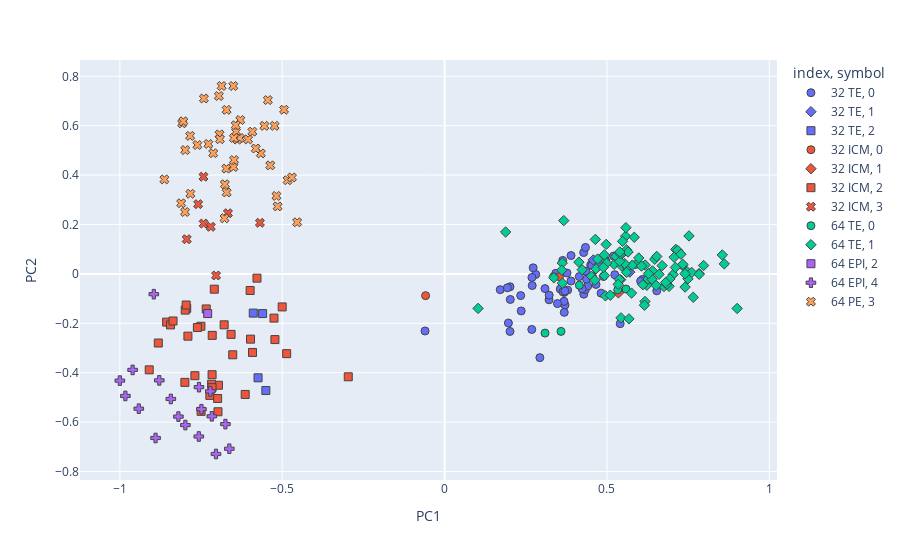

The notebook cell saved with this chart:
### Code cell
fig = px.scatter(scores, x='PC1',y='PC2',color=labels,symbol=clusterlabels)
fig.update_traces(mode='markers',marker_line_width=1, marker_size=8)
fig.show()

### Figure 1 — Plotly figure (JSON) as saved in the notebook; plotly's stock layout.template omitted (floating-point values rounded to 4 significant figures)
{"data": [{"hovertemplate": "index=32 TE<br>symbol=0<br>PC1=%{x}<br>PC2=%{y}<extra></extra>", "legendgroup": "32 TE, 0", "marker": {"color": "#636efa", "line": {"width": 1}, "size": 8, "symbol": "circle"}, "mode": "markers", "name": "32 TE, 0", "orientation": "v", "showlegend": true, "type": "scatter", "x": [0.489, 0.6102, 0.6533, 0.3789, 0.4287, 0.4819, 0.4282, 0.3892, 0.2014, 0.3217, 0.2359, -0.06014, 0.2023, 0.4501, 0.3707, 0.2807, 0.4338, 0.4332, 0.4547, 0.3424, 0.3638, 0.2698, 0.4663, 0.3221, 0.2727, 0.3563, 0.3682, 0.5407, 0.3768, 0.453, 0.3894, 0.2343, 0.2934, 0.4406, 0.4372, 0.4147, 0.2685, 0.3644, 0.2014, 0.1965, 0.3676, 0.3705, 0.3685, 0.1713, 0.5241, 0.269, 0.4351, 0.3476, 0.6037, 0.3091, 0.1933, 0.4739, 0.5202, 0.4236], "xaxis": "x", "y": [-0.01013, -0.02203, -0.0683, -0.06538, -0.08197, -0.07779, 0.08661, -0.02867, -0.05203, -0.1046, -0.1499, -0.2311, -0.1035, 0.03641, -0.126, -0.001862, 0.1073, -0.06384, -0.01032, 0.002494, 0.05466, -0.04705, -0.04257, -0.08607, 0.02461, -0.0613, -0.07493, -0.2014, 0.003588, 0.03447, 0.07435, -0.08765, -0.3389, -0.04922, -0.02089, -0.0108, -0.2248, -0.07219, -0.2329, -0.1988, -0.111, -0.06924, -0.1556, -0.06371, -0.003062, -0.01425, 0.01143, -0.12, -0.02901, -0.05952, -0.05623, 0.03101, 0.07217, -0.0605], "yaxis": "y"}, {"hovertemplate": "index=32 TE<br>symbol=1<br>PC1=%{x}<br>PC2=%{y}<extra></extra>", "legendgroup": "32 TE, 1", "marker": {"color": "#636efa", "line": {"width": 1}, "size": 8, "symbol": "diamond"}, "mode": "markers", "name": "32 TE, 1", "orientation": "v", "showlegend": true, "type": "scatter", "x": [0.5702, 0.4581], "xaxis": "x", "y": [0.007297, 0.05666], "yaxis": "y"}, {"hovertemplate": "index=32 TE<br>symbol=2<br>PC1=%{x}<br>PC2=%{y}<extra></extra>", "legendgroup": "32 TE, 2", "marker": {"color": "#636efa", "line": {"width": 1}, "size": 8, "symbol": "square"}, "mode": "markers", "name": "32 TE, 2", "orientation": "v", "showlegend": true, "type": "scatter", "x": [-0.5504, -0.5891, -0.5604, -0.5744], "xaxis": "x", "y": [-0.4721, -0.1586, -0.1605, -0.4206], "yaxis": "y"}, {"hovertemplate": "index=32 ICM<br>symbol=0<br>PC1=%{x}<br>PC2=%{y}<extra></extra>", "legendgroup": "32 ICM, 0", "marker": {"color": "#EF553B", "line": {"width": 1}, "size": 8, "symbol": "circle"}, "mode": "markers", "name": "32 ICM, 0", "orientation": "v", "showlegend": true, "type": "scatter", "x": [0.4948, 0.3538, -0.05849], "xaxis": "x", "y": [0.05668, -0.01122, -0.08793], "yaxis": "y"}, {"hovertemplate": "index=32 ICM<br>symbol=1<br>PC1=%{x}<br>PC2=%{y}<extra></extra>", "legendgroup": "32 ICM, 1", "marker": {"color": "#EF553B", "line": {"width": 1}, "size": 8, "symbol": "diamond"}, "mode": "markers", "name": "32 ICM, 1", "orientation": "v", "showlegend": true, "type": "scatter", "x": [0.5352], "xaxis": "x", "y": [-0.07684], "yaxis": "y"}, {"hovertemplate": "index=32 ICM<br>symbol=2<br>PC1=%{x}<br>PC2=%{y}<extra></extra>", "legendgroup": "32 ICM, 2", "marker": {"color": "#EF553B", "line": {"width": 1}, "size": 8, "symbol": "square"}, "mode": "markers", "name": "32 ICM, 2", "orientation": "v", "showlegend": true, "type": "scatter", "x": [-0.856, -0.6978, -0.7941, -0.7997, -0.844, -0.6575, -0.614, -0.7092, -0.8362, -0.5915, -0.5224, -0.734, -0.6788, -0.5253, -0.7228, -0.7987, -0.5988, -0.716, -0.6964, -0.7504, -0.7612, -0.7174, -0.7498, -0.5976, -0.7904, -0.7155, -0.7958, -0.9096, -0.7161, -0.5001, -0.2966, -0.8816, -0.5777, -0.6989, -0.7689, -0.6524, -0.4863], "xaxis": "x", "y": [-0.1951, -0.5581, -0.1394, -0.4391, -0.2065, -0.2449, -0.488, -0.06186, -0.1905, -0.3179, -0.2659, -0.1418, -0.2061, -0.1789, -0.4918, -0.1465, -0.06712, -0.4081, -0.4508, -0.2119, -0.2171, -0.4467, -0.5563, -0.2641, -0.252, -0.2489, -0.1259, -0.3884, -0.4605, -0.1336, -0.4165, -0.2798, -0.0171, -0.5043, -0.4121, -0.3274, -0.3228], "yaxis": "y"}, {"hovertemplate": "index=32 ICM<br>symbol=3<br>PC1=%{x}<br>PC2=%{y}<extra></extra>", "legendgroup": "32 ICM, 3", "marker": {"color": "#EF553B", "line": {"width": 1}, "size": 8, "symbol": "x"}, "mode": "markers", "name": "32 ICM, 3", "orientation": "v", "showlegend": true, "type": "scatter", "x": [-0.7037, -0.7425, -0.5687, -0.742, -0.794, -0.7589, -0.72, -0.6672], "xaxis": "x", "y": [-0.006268, 0.3936, 0.2069, 0.2039, 0.1405, 0.2825, 0.1908, 0.2458], "yaxis": "y"}, {"hovertemplate": "index=64 TE<br>symbol=0<br>PC1=%{x}<br>PC2=%{y}<extra></extra>", "legendgroup": "64 TE, 0", "marker": {"color": "#00cc96", "line": {"width": 1}, "size": 8, "symbol": "circle"}, "mode": "markers", "name": "64 TE, 0", "orientation": "v", "showlegend": true, "type": "scatter", "x": [0.5331, 0.5587, 0.4149, 0.5884, 0.3354, 0.3585, 0.3093, 0.624], "xaxis": "x", "y": [-0.06444, -0.06122, -0.04569, 0.03811, -0.01137, -0.2328, -0.2396, -0.02592], "yaxis": "y"}, {"hovertemplate": "index=64 TE<br>symbol=1<br>PC1=%{x}<br>PC2=%{y}<extra></extra>", "legendgroup": "64 TE, 1", "marker": {"color": "#00cc96", "line": {"width": 1}, "size": 8, "symbol": "diamond"}, "mode": "markers", "name": "64 TE, 1", "orientation": "v", "showlegend": true, "type": "scatter", "x": [0.6698, 0.5454, 0.4931, 0.4976, 0.6755, 0.5221, 0.5461, 0.5455, 0.4954, 0.5574, 0.7038, 0.7834, 0.5625, 0.4642, 0.6911, 0.7657, 0.6471, 0.5432, 0.8612, 0.7472, 0.6846, 0.7119, 0.6171, 0.3365, 0.3623, 0.7608, 0.7175, 0.7975, 0.8552, 0.7526, 0.5604, 0.4236, 0.7326, 0.784, 0.6177, 0.7068, 0.5779, 0.6228, 0.9009, 0.7278, 0.6402, 0.6938, 0.6107, 0.6533, 0.7494, 0.542, 0.4712, 0.5103, 0.5756, 0.4522, 0.5383, 0.4923, 0.5542, 0.4624, 0.5346, 0.6605, 0.6262, 0.4136, 0.367, 0.3609, 0.5583, 0.7405, 0.6387, 0.584, 0.5481, 0.4988, 0.3628, 0.4664, 0.5275, 0.7403, 0.6277, 0.4888, 0.6805, 0.7108, 0.6514, 0.4922, 0.5393, 0.5413, 0.5677, 0.7335, 0.6063, 0.6154, 0.1879, 0.1031, 0.5649, 0.5602, 0.5979, 0.5395], "xaxis": "x", "y": [0.03351, 0.04358, 0.05625, 0.1195, -0.05102, 0.03875, 0.0812, 0.03229, -0.08886, 0.1526, -0.002245, 0.001343, 0.02633, 0.1397, -0.05022, -0.09458, 0.05939, -0.1779, 0.04075, 0.008348, -0.04148, 0.09926, -0.1115, -0.01525, 0.0441, 0.006003, 0.09531, 0.03405, 0.07685, 0.1538, 0.09731, 0.01703, 0.03405, -0.00159, 0.03585, 0.06762, 0.03566, -0.04579, -0.1399, 0.07982, 0.01233, -0.0201, -0.04393, 0.0706, -0.01989, -0.0233, 0.06021, -0.08625, -0.07757, -0.009278, -0.02263, -0.006459, 0.042, -0.02542, -0.04225, -0.001518, -0.02032, 0.04775, 0.2158, 0.01543, 0.1872, -0.05315, -0.02169, 0.1483, 0.1318, 0.04364, -0.0374, 0.02068, 0.07103, 0.0009884, 0.0009655, 0.0264, -0.03484, 0.0263, -0.0463, 0.07703, 0.0514, 0.08138, -0.182, 0.03897, 0.0319, -0.1266, 0.1697, -0.1396, 0.08897, 0.006501, 0.06446, 0.08905], "yaxis": "y"}, {"hovertemplate": "index=64 EPI<br>symbol=2<br>PC1=%{x}<br>PC2=%{y}<extra></extra>", "legendgroup": "64 EPI, 2", "marker": {"color": "#ab63fa", "line": {"width": 1}, "size": 8, "symbol": "square"}, "mode": "markers", "name": "64 EPI, 2", "orientation": "v", "showlegend": true, "type": "scatter", "x": [-0.7296], "xaxis": "x", "y": [-0.1605], "yaxis": "y"}, {"hovertemplate": "index=64 EPI<br>symbol=4<br>PC1=%{x}<br>PC2=%{y}<extra></extra>", "legendgroup": "64 EPI, 4", "marker": {"color": "#ab63fa", "line": {"width": 1}, "size": 8, "symbol": "cross"}, "mode": "markers", "name": "64 EPI, 4", "orientation": "v", "showlegend": true, "type": "scatter", "x": [-0.6749, -0.6629, -0.7563, -0.8197, -0.7487, -1.0, -0.8786, -0.9829, -0.9606, -0.7168, -0.7983, -0.757, -0.89, -0.9417, -0.704, -0.7215, -0.843, -0.8954], "xaxis": "x", "y": [-0.608, -0.7078, -0.4585, -0.5776, -0.5478, -0.4319, -0.431, -0.494, -0.3887, -0.5766, -0.6119, -0.6582, -0.6643, -0.5456, -0.7291, -0.4755, -0.5063, -0.08206], "yaxis": "y"}, {"hovertemplate": "index=64 PE<br>symbol=3<br>PC1=%{x}<br>PC2=%{y}<extra></extra>", "legendgroup": "64 PE, 3", "marker": {"color": "#FFA15A", "line": {"width": 1}, "size": 8, "symbol": "x"}, "mode": "markers", "name": "64 PE, 3", "orientation": "v", "showlegend": true, "type": "scatter", "x": [-0.5548, -0.4944, -0.6422, -0.6382, -0.6308, -0.5659, -0.6712, -0.6776, -0.6722, -0.5368, -0.454, -0.6765, -0.5813, -0.6502, -0.5142, -0.4834, -0.4701, -0.605, -0.6713, -0.7828, -0.7993, -0.8628, -0.7125, -0.8111, -0.7272, -0.6484, -0.5442, -0.7986, -0.6506, -0.695, -0.693, -0.6919, -0.7413, -0.6291, -0.643, -0.808, -0.7613, -0.5177, -0.6865, -0.8045, -0.6488, -0.5235, -0.7836, -0.592], "xaxis": "x", "y": [0.5994, 0.6648, 0.5754, 0.544, 0.5503, 0.488, 0.3299, 0.2253, 0.4264, 0.4396, 0.2091, 0.3631, 0.5077, 0.433, 0.2733, 0.3793, 0.3907, 0.5446, 0.6643, 0.3246, 0.2508, 0.3827, 0.4887, 0.2861, 0.5263, 0.461, 0.7038, 0.5014, 0.7608, 0.7203, 0.5649, 0.5455, 0.7103, 0.6231, 0.6021, 0.6097, 0.522, 0.3158, 0.7609, 0.6179, 0.5504, 0.5993, 0.5589, 0.576], "yaxis": "y"}], "layout": {"legend": {"title": {"text": "index, symbol"}, "tracegroupgap": 0}, "margin": {"t": 60}, "xaxis": {"anchor": "y", "domain": [0, 1], "title": {"text": "PC1"}}, "yaxis": {"anchor": "x", "domain": [0, 1], "title": {"text": "PC2"}}}}
